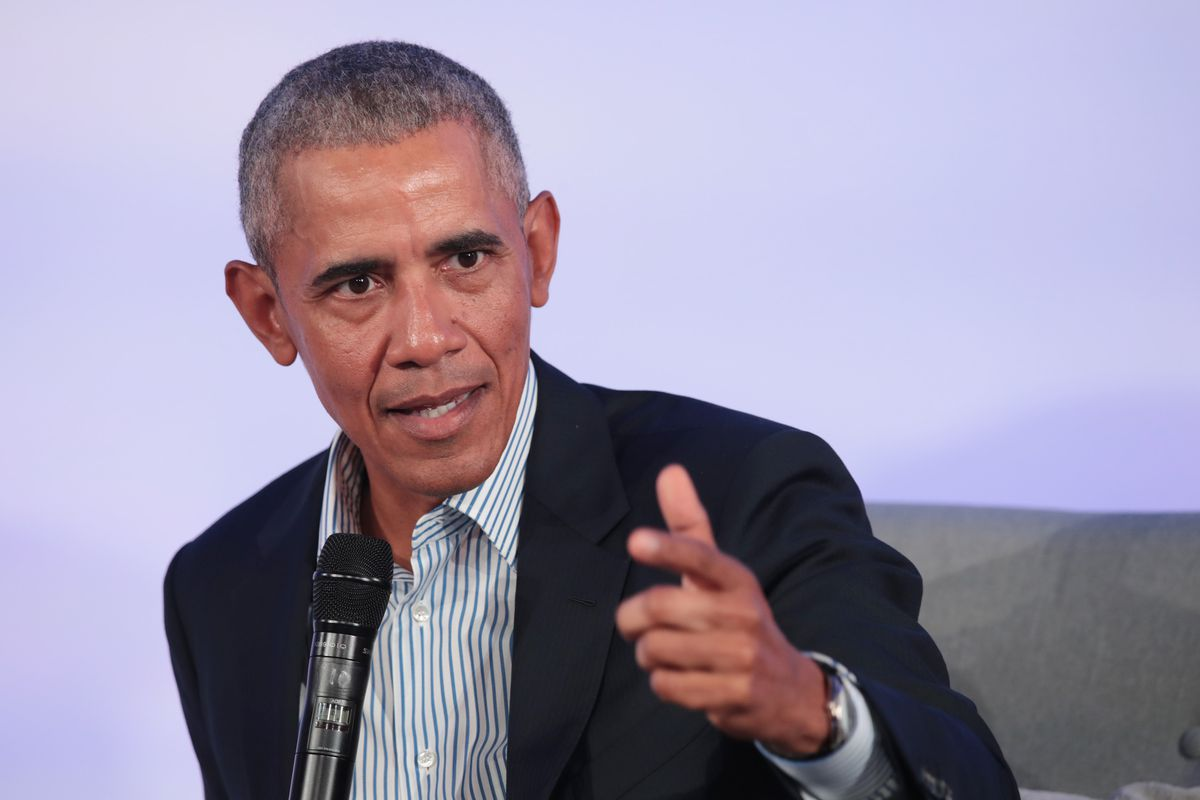
#> input picture src/obama.jpg, 1200 x 800 px
$ python -i demosaicing.py   (imports and definitions only)
#> lines starting #> are read from the running program, lines starting #| are printed output that depends on the picture
### src/funksjoner.py
import matplotlib.pyplot as plt
import numpy as np
import imageio
import cv2

# [79 lines left out: functions eksplisitt, neumann, damage_im, not called in this run]


def lagMosaic(img):
        """
        parametre
        ---------
        img:    numpy array
                bilde som skal simuleres som et gråtonemosaik
        return
        -------
        mosaic: numpy array
                returnerer gråtonemosaik bilde

        """
        mosaic = np.zeros(img.shape[:2]) # Alloker plass
        mosaic[ ::2, ::2] = img[ ::2, ::2, 0] # R-kanal
        mosaic[1::2, ::2] = img[1::2, ::2, 1] # G-kanal
        mosaic[ ::2, 1::2] = img[ ::2, 1::2, 1] # G-kanal
        mosaic[1::2, 1::2] = img[1::2, 1::2, 2] # B-kanal
        return mosaic

### src/demosaicing.py
from funksjoner import eksplisitt, lagMosaic
import numpy as np
import matplotlib.pyplot as plt

def demosaicing(image):
    """
    Denne funksjonen brukes for å tilkalle fra gui-applikasjonen
    Parametere
    ----------
    image:      numpy array
                er mosaic bilde som skal demosaices
    Variable:
    --------
    mosaic :    numpy array
                peker til bilde som ble gjort om til mosaic, ved å kalle
                lagMosaic()
    """

    image = image.astype(float) / 255

    alpha = .25
    mosaic = lagMosaic(image)

    # [62 lines left out: functions inpaint, demo, not called in this run]
    demo() #kaller på inner funksjonen demo()


>>> import cv2
>>> picture = cv2.imread('obama.jpg', cv2.IMREAD_GRAYSCALE)
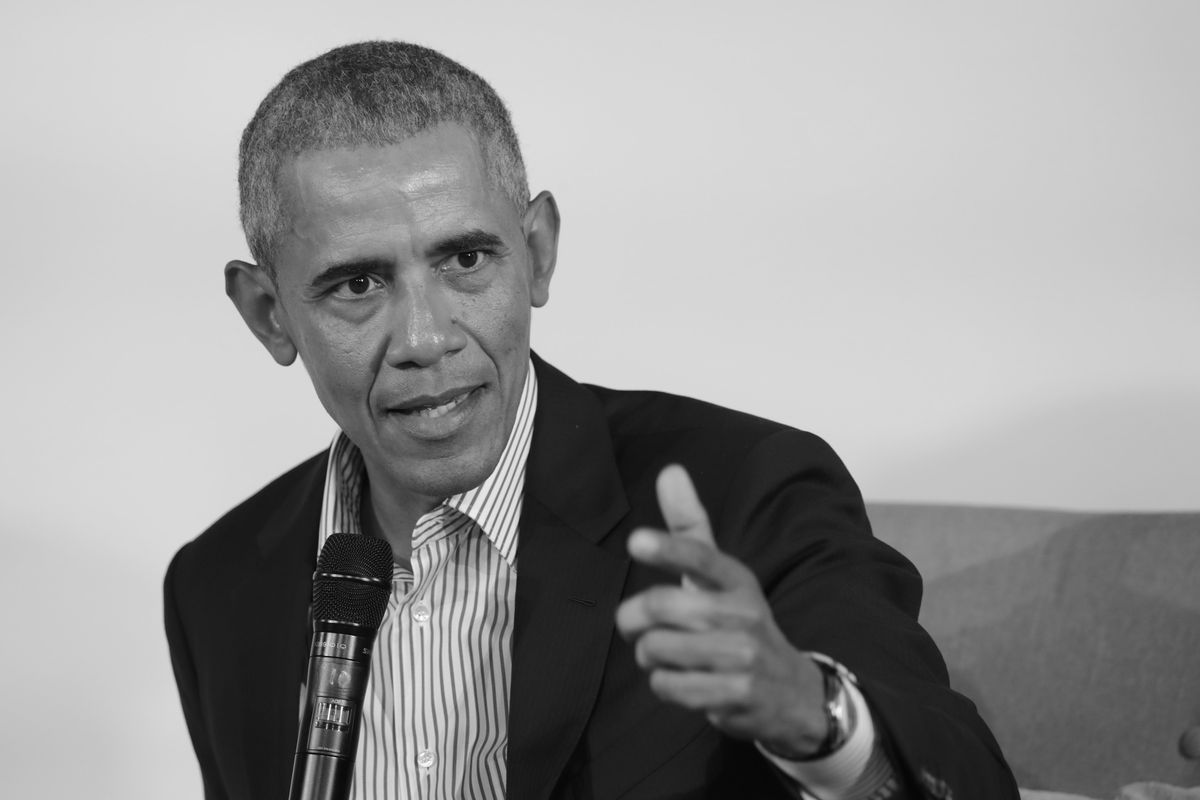
#> picture: shape (800, 1200); min 0, max 255, mean 150.3
>>> result = demosaicing(picture)
#> (the run stopped early here; a loop or call above may not have finished)

$ run again, on src/MtTamWest.png
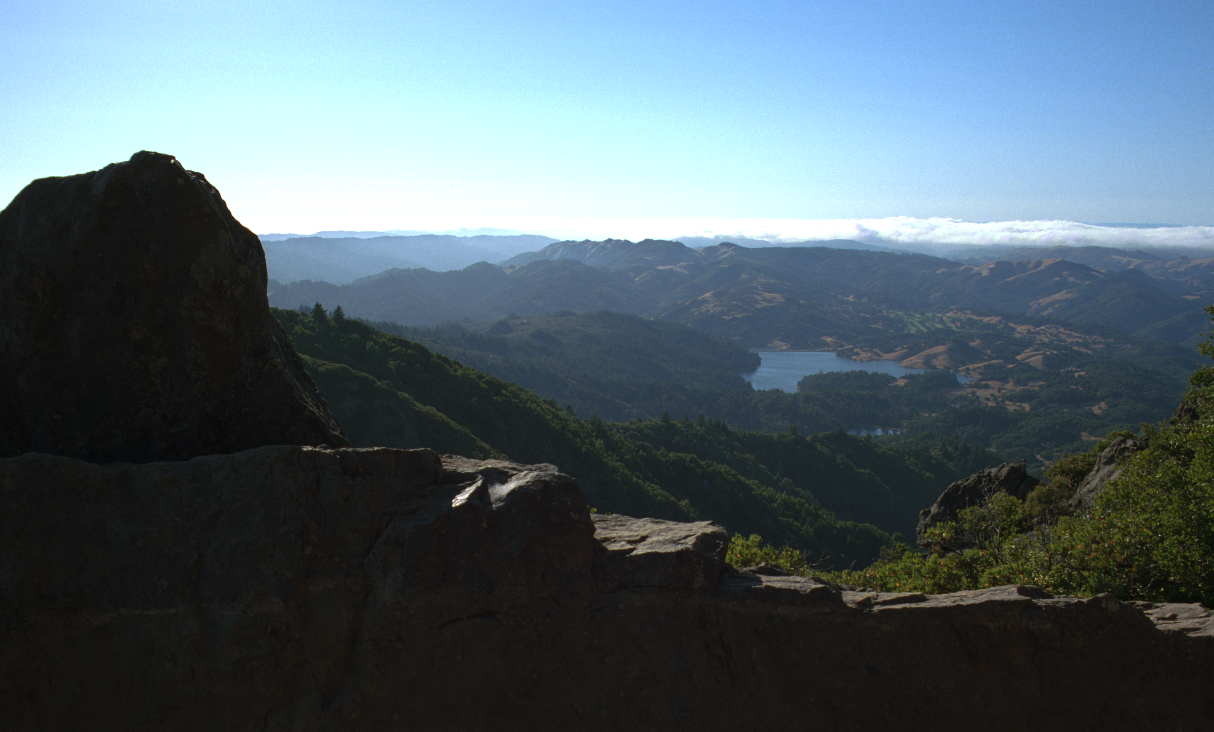
#> input picture src/MtTamWest.png, 1214 x 732 px
#> `picture = cv2.imread('obama.jpg', cv2.IMREAD_GRAYSCALE)`:
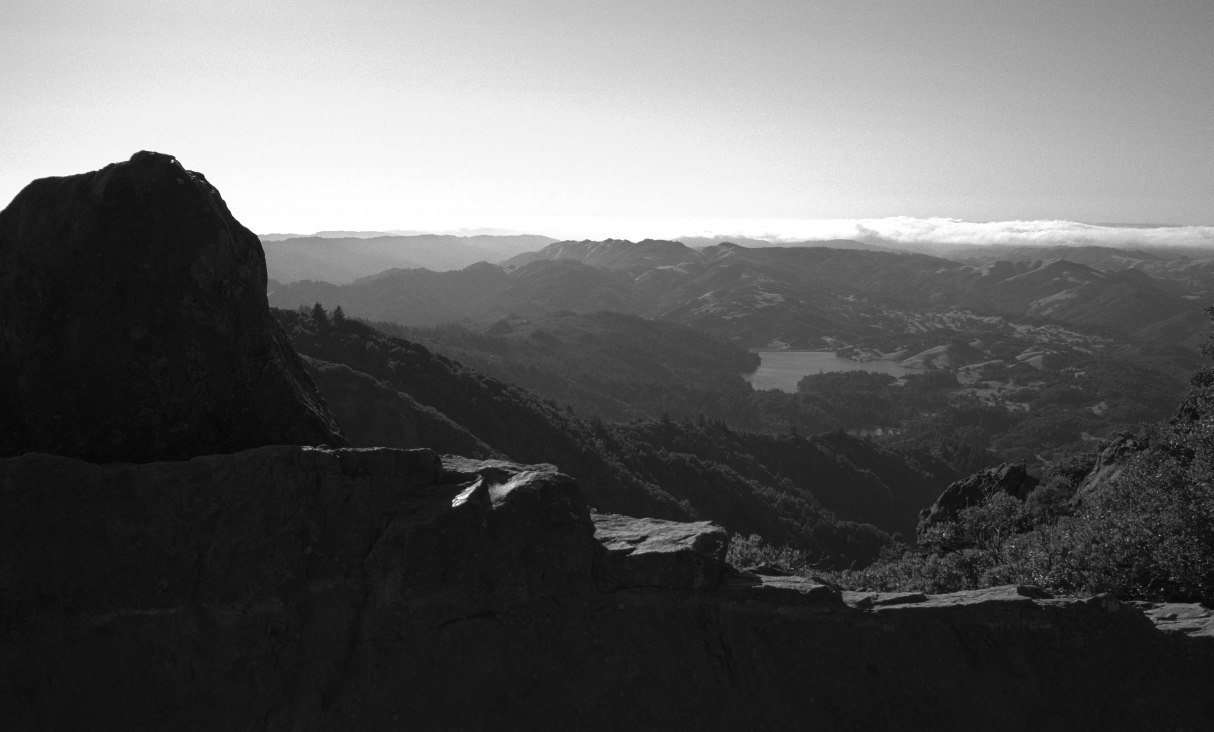
#> picture: shape (732, 1214); min 5, max 255, mean 95.8
